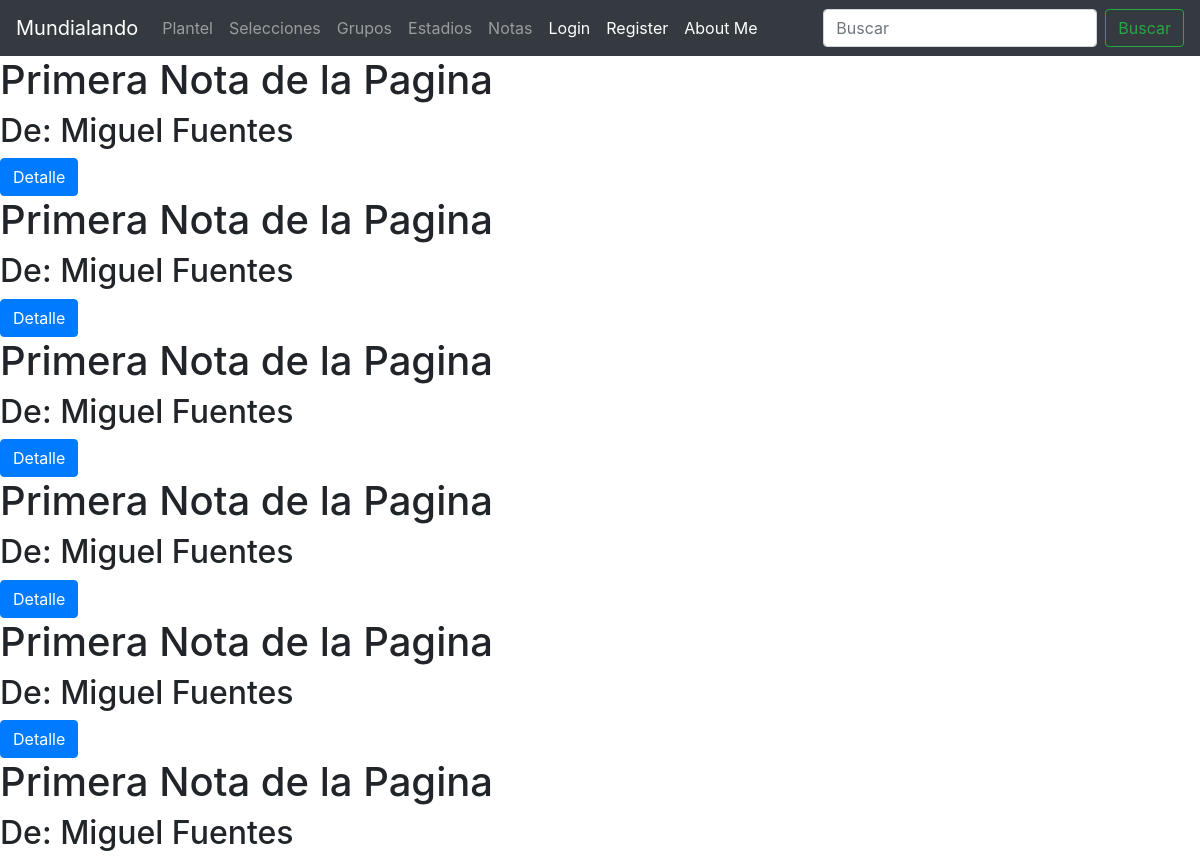
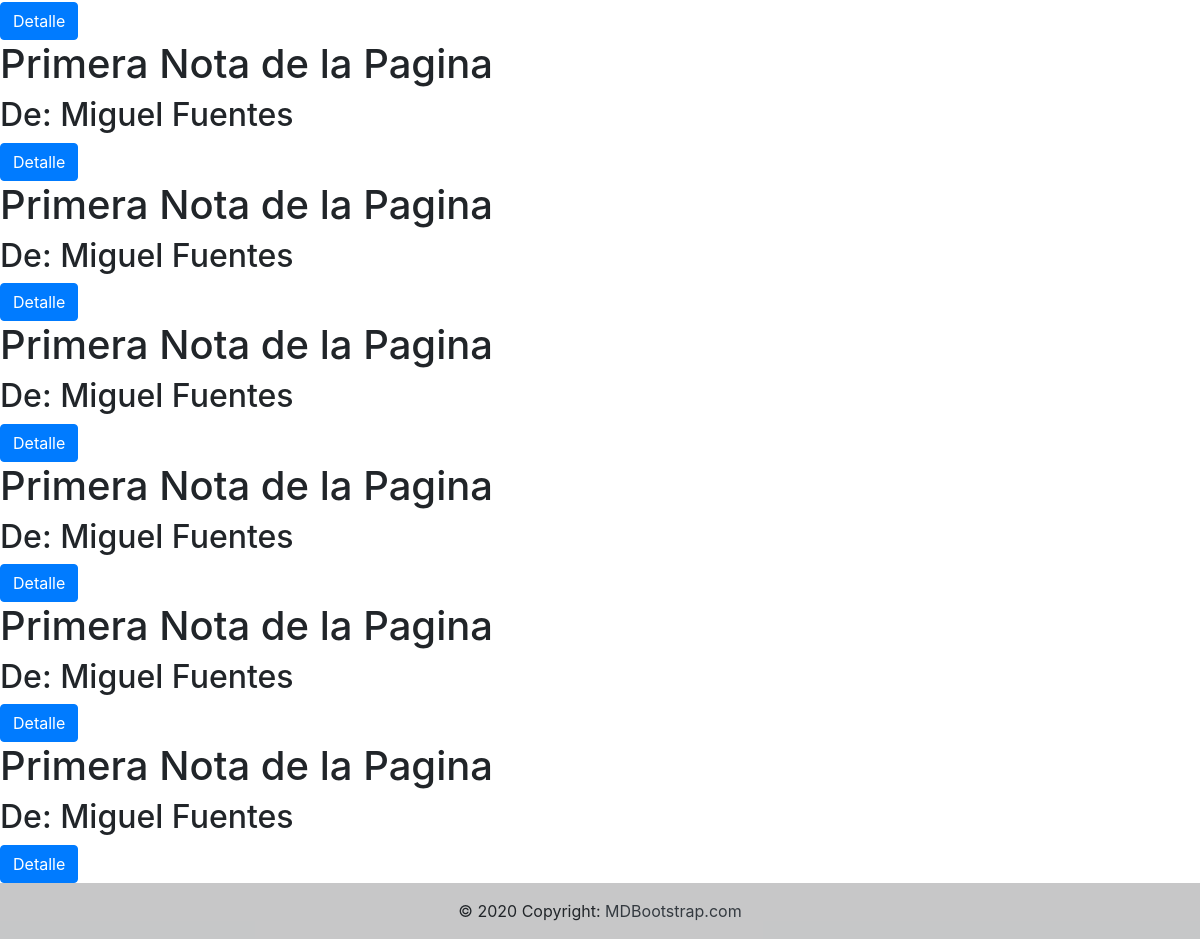
Page /notes/lista-notas/ on the earlier database version (2 pictures, top to bottom).
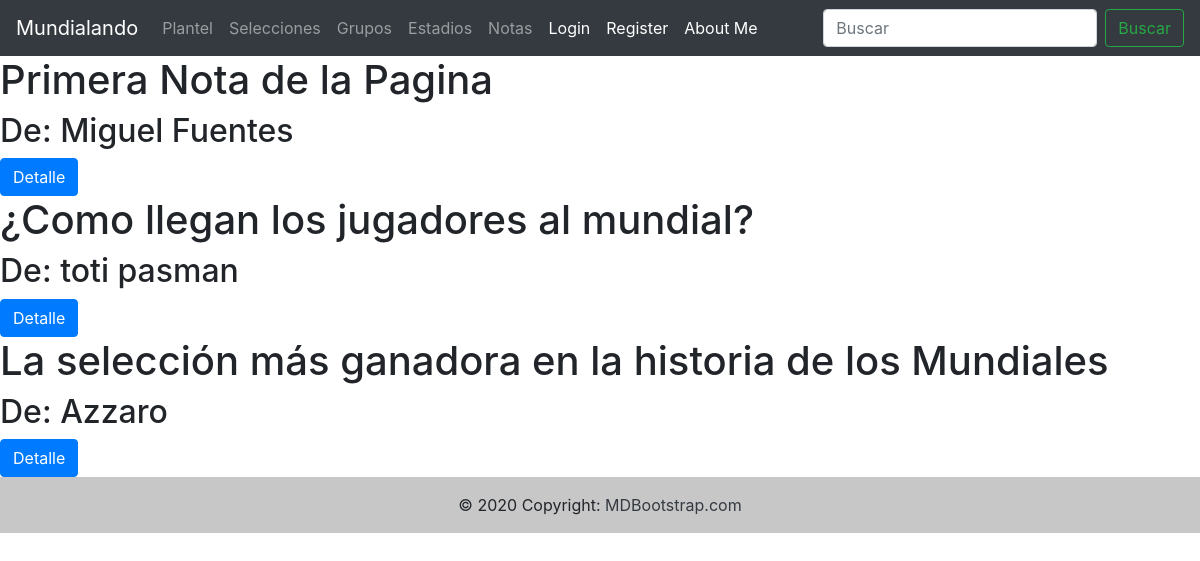
Same page on the later database version.
### blog/models.py (models this page shows, shortened)
class Notes(models.Model):
    title= models.CharField(max_length=60)
    description= models.CharField(max_length=500)
    author= models.CharField(max_length=100)
    email= models.EmailField()
    class Meta:
        verbose_name= "Nota"
        verbose_name_plural= "Notas"

### blog/views.py (the view)
# urls.py: path("lista-notas/", List_notes.as_view(), name="list_note"),
class List_notes(ListView):
    model=Notes
    template_name="notes/list_notes.html"

### templates/notes/list_notes.html (shortened to what this page needs)
{% extends "base.html" %}
{% block contenido_que_cambia %}
    {% for note in object_list %}
    <h1>{{note.title}}</h1>
    <h2>De: {{note.author}}</h2>
    <a href="/notes/detalle-nota/{{note.id}}/" class="btn btn-primary">Detalle</a>
    {% endfor %}
{% endblock %}

### templates/base.html (shortened to what this page needs)
<!DOCTYPE html>
<html lang="en">
<head>
    <link rel="stylesheet" href="https://cdn.jsdelivr.net/npm/bootstrap@4.6.2/dist/css/bootstrap.min.css">
</head>
<body>
    <nav class="navbar navbar-expand-md navbar-dark bg-dark">
        <a class="navbar-brand" href="/">Mundialando</a>
        <div class="collapse navbar-collapse" id="navbarSupportedContent">
        <ul class="navbar-nav mr-auto">
            <li class="nav-item">
                <a class="nav-link" href="/plantel/lista-jugadores/">Plantel</a>
                </li>
            <li class="nav-item">
            <a class="nav-link" href="/selecciones/lista-equipos/">Selecciones</a>
            </li>
            <li class="nav-item">
                <a class="nav-link" href="/groups/lista-grupos/">Grupos</a>
            </li>
            <li class="nav-item">
                <a class="nav-link" href="/estadios/lista-estadios/">Estadios</a>
            </li>
            <li class="nav-item">
                <a class="nav-link" href="/notes/lista-notas/">Notas</a>
            </li>
            {% if request.user.is_authenticated %}
            <li class="nav-item active">
                <a class="nav-link" href="/users/logout/">Logout</a>
            </li>
            {% else %}
            <li class="nav-item active">
                <a class="nav-link" href="/users/login/">Login</a>
            </li>
            <li class="nav-item active">
                <a class="nav-link" href="/users/register/">Register</a>
            </li>
            {% endif %}
            <li class="nav-item active">
                <a class="nav-link" href="/users/about-me/">About Me</a>
            </li>
        </ul>
            <form class="form-inline my-2 my-lg-0" action="/search/" method="GET">
                <input class="form-control mr-sm-2" type="search" placeholder="Buscar" aria-label="Search" name="search">
                <button class="btn btn-outline-success my-2 my-sm-0" type="submit">Buscar</button>
            </form>
        </div>
    </nav>
    {% block contenido_que_cambia %}
    {% endblock %}
    <footer class="bg-light text-center text-lg-start">
        <div class="text-center p-3" style="background-color: rgba(0, 0, 0, 0.2);">
                                                    © 2020 Copyright:
            <a class="text-dark" href="https://mdbootstrap.com/">MDBootstrap.com</a>
        </div>
    </footer>
</body>
</html>

Differences in the rows shown:
removed Notes: title "Primera Nota de la Pagina", author "Miguel Fuentes"
removed Notes: title "Primera Nota de la Pagina", author "Miguel Fuentes"
removed Notes: title "Primera Nota de la Pagina", author "Miguel Fuentes"
removed Notes: title "Primera Nota de la Pagina", author "Miguel Fuentes"
removed Notes: title "Primera Nota de la Pagina", author "Miguel Fuentes"
removed Notes: title "Primera Nota de la Pagina", author "Miguel Fuentes"
removed Notes: title "Primera Nota de la Pagina", author "Miguel Fuentes"
removed Notes: title "Primera Nota de la Pagina", author "Miguel Fuentes"
removed Notes: title "Primera Nota de la Pagina", author "Miguel Fuentes"
removed Notes: title "Primera Nota de la Pagina", author "Miguel Fuentes"
removed Notes: title "Primera Nota de la Pagina", author "Miguel Fuentes"
added Notes: title "¿Como llegan los jugadores al mundial?", author "toti pasman"
added Notes: title "La selección más ganadora en la historia de los Mundiales", author "Azzaro"
